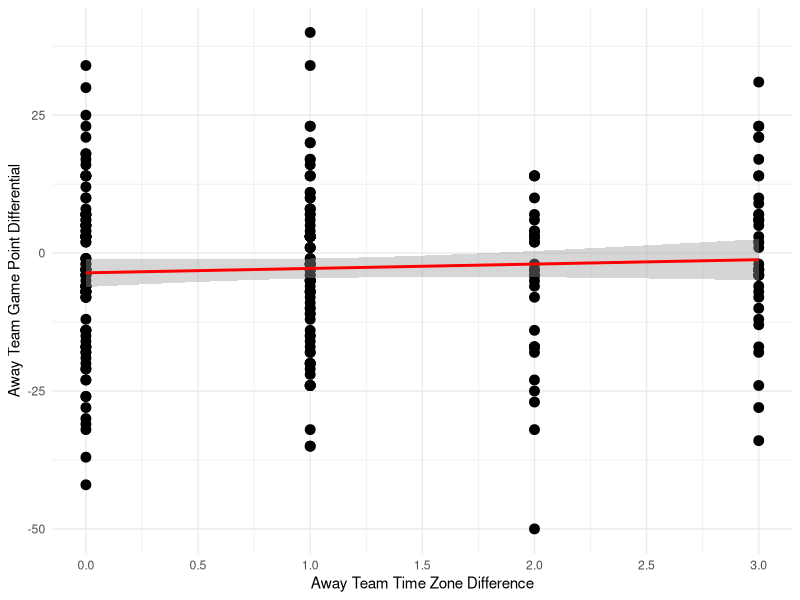

The R script that drew this image:
## ---- chunk 1
library(dplyr)
library(ggplot2)
library(scales)
scores <- read.csv("data/2023NFLSCORES.csv")
scores <- scores %>%
  rename(
    Home_Team = X.1,
    Away_Team = X.2,
    Home_Score = X.4,
    Away_Score = X.3
  )
team_tz <- data.frame(
  team = c("SEA", "SF", "LAR", "LAC", "LAV", "DEN", "ARI", "MIN","KC", "DAL", "HOU", "NO", "TEN", "CHI", "GB", "IND", "DL", "CLE", "ATL", "CAR","JAX", "TB", "MIA", "PIT", "BUF", "BAL", "PHI", "NYJ", "NYG", "NE", "CIN", "WAS" 
  ),
  timezone = c("PST", "PST", "PST", "PST","PST", "MT", "MT", "CT", "CT", "CT", "CT", "CT", "CT", "CT", "CT", "ET", "ET", "ET", "ET", "ET", "ET", "ET", "ET", "ET", "ET", "ET", "ET", "ET", "ET", "ET", "ET", "ET" 
               )
)

tz_map <- c(PST = -3, MT = -2, CT = -1, ET = 0)


games <- scores %>%
  left_join(team_tz, by = c('Home_Team' = 'team')) %>%
  rename(home_tz = timezone) %>%
  left_join(team_tz, by = c('Away_Team' = 'team'))%>%
  rename(away_tz = timezone)

games <- games %>%
  mutate(
    Home_Score = as.numeric(Home_Score),
    Away_Score = as.numeric(Away_Score),
    home_offset = tz_map[home_tz],
    away_offset = tz_map[away_tz],
    tz_diff = abs(home_offset - away_offset),
    point_diff = Away_Score - Home_Score,
  )

ggplot(games, aes(x = tz_diff, y = point_diff)) + geom_point(size = 3) + geom_smooth(method = "lm", se = TRUE, color = 'red') + theme_minimal() +
  scale_x_continuous(breaks = pretty_breaks()) + labs(
    x = 'Away Team Time Zone Difference',
    y = 'Away Team Game Point Differential'
  )
## ---- chunk 2

m <- lm(point_diff ~ tz_diff, data = games)
coef(m)["tz_diff"]
confint(m, "tz_diff", level = 0.95)
coef(m)["(Intercept)"]
confint(m, "(Intercept)", level = 0.95)
